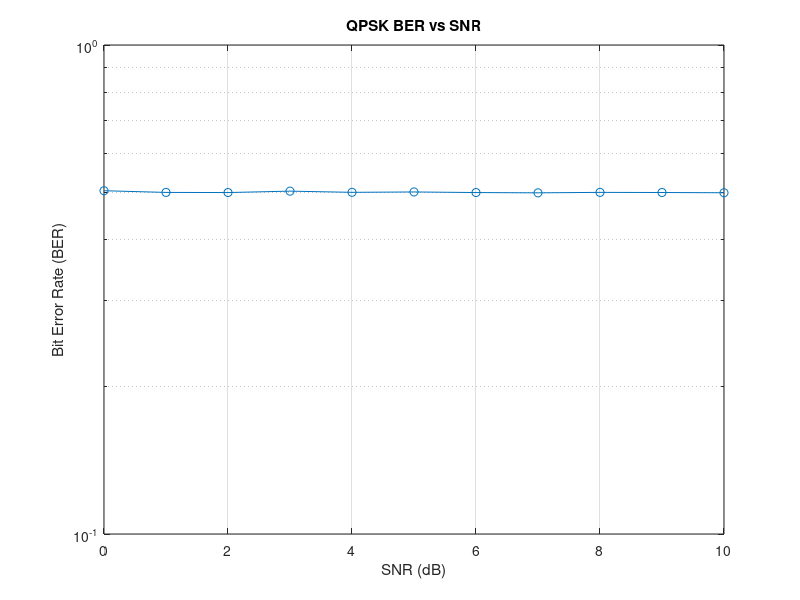
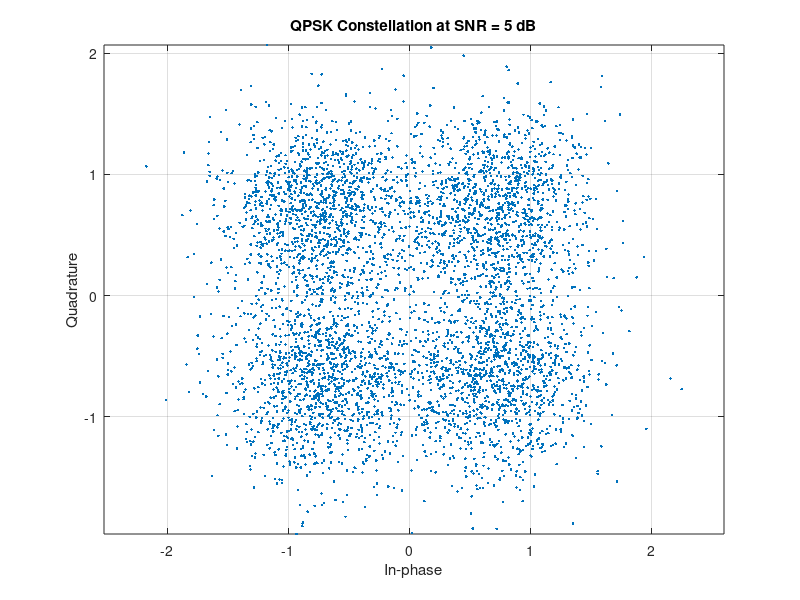

These figures' MATLAB source, in order:
clc;
clear;

% Step 1: Generate random bits
N = 10000;
data_bits = randi([0 1], N, 1);

% Step 2: QPSK Modulation
data_reshaped = reshape(data_bits, [], 2);
symbols = zeros(size(data_reshaped,1), 1);

for i = 1:size(data_reshaped,1)
    b = data_reshaped(i,:);
    if isequal(b, [0 0])
        symbols(i) = (1 + 1i) / sqrt(2);
    elseif isequal(b, [0 1])
        symbols(i) = (-1 + 1i) / sqrt(2);
    elseif isequal(b, [1 1])
        symbols(i) = (-1 - 1i) / sqrt(2);
    elseif isequal(b, [1 0])
        symbols(i) = (1 - 1i) / sqrt(2);
    end
end

% Step 3-5: SNR loop and BER
snr_dB = 0:1:10;
ber = zeros(size(snr_dB));

for k = 1:length(snr_dB)
    snr_linear = 10^(snr_dB(k)/10);
    noise_power = 1 / snr_linear;
    noise = sqrt(noise_power/2) * (randn(size(symbols)) + 1i*randn(size(symbols)));
    
    rx = symbols + noise;
    
    rx_bits = zeros(size(data_bits));
    
    for i = 1:length(rx)
        real_part = real(rx(i));
        imag_part = imag(rx(i));
        
        if real_part > 0
            rx_bits(2*i - 1) = 0;
        else
            rx_bits(2*i - 1) = 1;
        end
        
        if imag_part > 0
            rx_bits(2*i) = 0;
        else
            rx_bits(2*i) = 1;
        end
    end
    
    errors = sum(rx_bits ~= data_bits);
    ber(k) = errors / N;
end

% Plot BER vs SNR
semilogy(snr_dB, ber, '-o');
xlabel('SNR (dB)');
ylabel('Bit Error Rate (BER)');
title('QPSK BER vs SNR');
grid on;

% Plot Constellation for a sample SNR
snr_sample = 5;
snr_linear = 10^(snr_sample/10);
noise_power = 1 / snr_linear;
noise = sqrt(noise_power/2) * (randn(size(symbols)) + 1i*randn(size(symbols)));
rx_sample = symbols + noise;

figure;
plot(real(rx_sample), imag(rx_sample), '.');
title(['QPSK Constellation at SNR = ', num2str(snr_sample), ' dB']);
xlabel('In-phase');
ylabel('Quadrature');
grid on;
axis equal;
